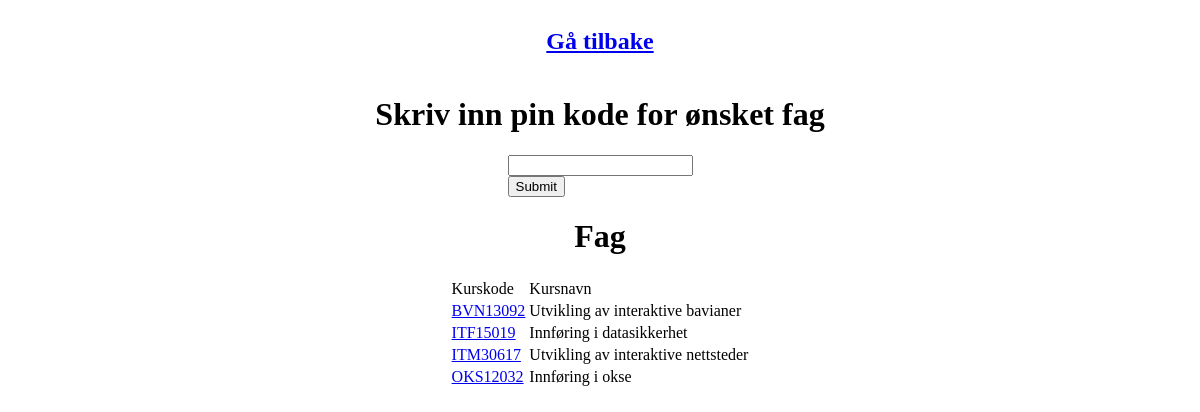
/courses.php, run on the app's committed database.
### tables this page shows
CREATE TABLE IF NOT EXISTS `course` (
  `course_id` CHAR(8) NOT NULL,
  `course_name` VARCHAR(45) NOT NULL,
  `pin_code` INT(4) NULL,
  PRIMARY KEY (`course_id`));

### courses.php (the view, shortened to what this page needs)
<!DOCTYPE html>
<html lang="en">
<head>
    <link rel="stylesheet" type="text/css" href="style.css">
</head>
<body>
<h2><a href="../steg1/index.php">Gå tilbake</a></h2>
<h1>Skriv inn pin kode for ønsket fag</h1>
<form action="course.php" method="post">
<input type="number" name="pin_code"><br>
<input type="submit">
</form>
<h1>Fag</h1>
<?php
include "config/mysqliConn.php";
echo "
<table>
<tr>
<td>Kurskode</td>
<td>Kursnavn</td>
</tr>
";
$stmt = $mysqli->prepare("SELECT course_id, course_name FROM course");
$stmt->execute();
if ($result = $stmt->get_result()){
    while(($row = $result->fetch_assoc())){
        $courseId = $row["course_id"];
        $courseName = $row["course_name"];
        echo "
        <tr>
        <td><a href='course.php?course=".$courseId."'>" .$courseId. "</a></td>
            <td>" .$courseName. "</td>
        </tr>";
    }
}
?>
</body>
</html>

### style.css (style rules this page uses)
body { display: flex; flex-direction: column; justify-content: center; align-items: center; }

### data on the page
course: course_id "BVN13092", course_name "Utvikling av interaktive bavianer"
course: course_id "ITF15019", course_name "Innføring i datasikkerhet"
course: course_id "ITM30617", course_name "Utvikling av interaktive nettsteder"
course: course_id "OKS12032", course_name "Innføring i okse"
